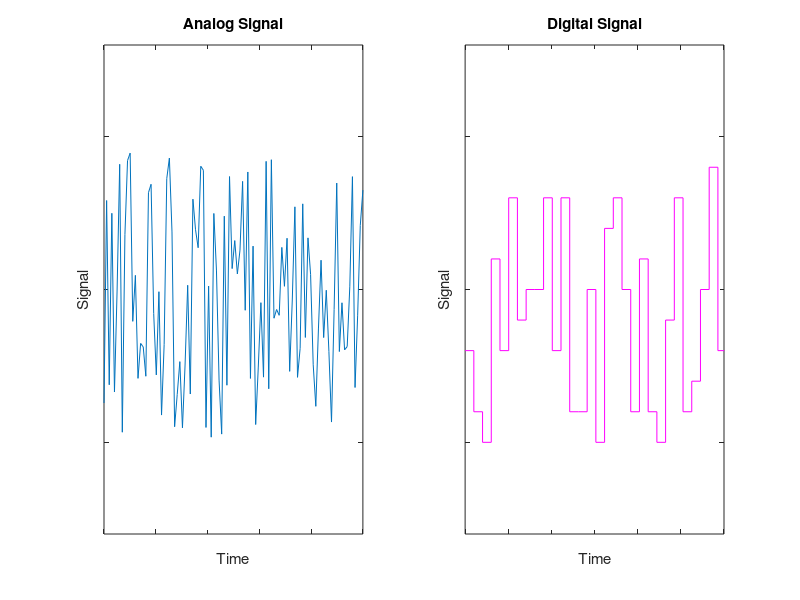

Write MATLAB code to recreate this figure.
t=linspace(0,10,100);
as=10*rand(1,length(t))-5;
ds=round(10*rand(1,length(t))-5);

figure('Position',[0 0 600 200])
subplot(1,2,1)
plot(t,as)
title('Analog Signal')
axis nolabel
axis([0 10 -8 8])
xlabel('Time')
ylabel('Signal')
subplot(1,2,2)
stairs(t,ds,"m")
axis nolabel
axis([0 3 -8 8])
title('Digital Signal')
xlabel('Time')
ylabel('Signal')
waitforbuttonpress ()
print(1,strcat("../images/",mfilename(),".pdf"),"-dpdf","-S600,200")